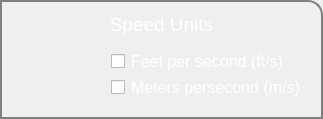
                        <widget class="QFrame" name="frame_11">
                         <property name="styleSheet">
                          <string notr="true">border:2px solid gray;
border-top-left-radius: 0px;
border-top-right-radius: 15px;
border-bottom-left-radius: 0px;
border-bottom-right-radius: 0px;</string>
                         </property>
                         <property name="frameShape">
                          <enum>QFrame::StyledPanel</enum>
                         </property>
                         <property name="frameShadow">
                          <enum>QFrame::Raised</enum>
                         </property>
                         <layout class="QVBoxLayout" name="verticalLayout_44" stretch="0,1">
                          <item>
                           <widget class="QLabel" name="label_24">
                            <property name="font">
                             <font>
                              <pointsize>14</pointsize>
                             </font>
                            </property>
                            <property name="styleSheet">
                             <string notr="true">border:0px;color:white;</string>
                            </property>
                            <property name="text">
                             <string>Speed Units</string>
                            </property>
                            <property name="alignment">
                             <set>Qt::AlignCenter</set>
                            </property>
                           </widget>
                          </item>
                          <item>
                           <widget class="QFrame" name="frame_52">
                            <property name="styleSheet">
                             <string notr="true">color:white;
border:0px;</string>
                            </property>
                            <property name="frameShape">
                             <enum>QFrame::StyledPanel</enum>
                            </property>
                            <property name="frameShadow">
                             <enum>QFrame::Raised</enum>
                            </property>
                            <layout class="QVBoxLayout" name="verticalLayout_39">
                             <property name="leftMargin">
                              <number>98</number>
                             </property>
                             <item>
                              <widget class="QCheckBox" name="checkBox_15">
                               <property name="font">
                                <font>
                                 <pointsize>12</pointsize>
                                </font>
                               </property>
                               <property name="styleSheet">
                                <string notr="true">color:white;</string>
                               </property>
                               <property name="text">
                                <string>Feet per second (ft/s)</string>
                               </property>
                              </widget>
                             </item>
                             <item>
                              <widget class="QCheckBox" name="checkBox_16">
                               <property name="font">
                                <font>
                                 <pointsize>12</pointsize>
                                </font>
                               </property>
                               <property name="styleSheet">
                                <string notr="true">color:white;</string>
                               </property>
                               <property name="text">
                                <string>Meters persecond (m/s)</string>
                               </property>
                              </widget>
                             </item>
                            </layout>
                           </widget>
                          </item>
                         </layout>
                        </widget>
